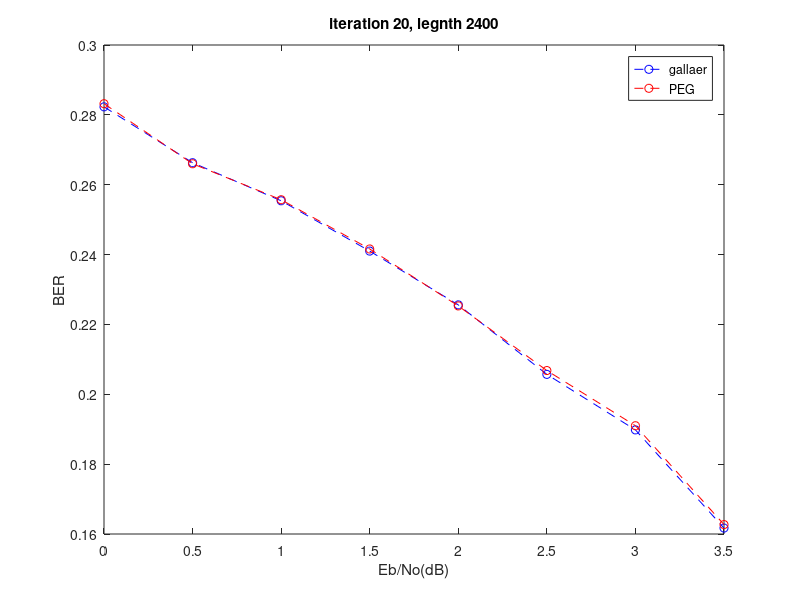

MATLAB code for this plot:
x=[0 0.5 1.0 1.5 2.0 2.5 3.0 3.5];
y2=[0.2832 0.266 0.2557 0.2416 0.2253 0.2068 0.191 0.1627]
y1=[0.2823 0.2663 0.2554 0.241 0.2256 0.2057 0.1898 0.1617]

plot(x,y1,'b--o')
hold on
plot(x,y2,'r--o')

legend('gallaer','PEG')
hold off

title('iteration 20, legnth 2400')
xlabel('Eb/No(dB)')
ylabel('BER')
